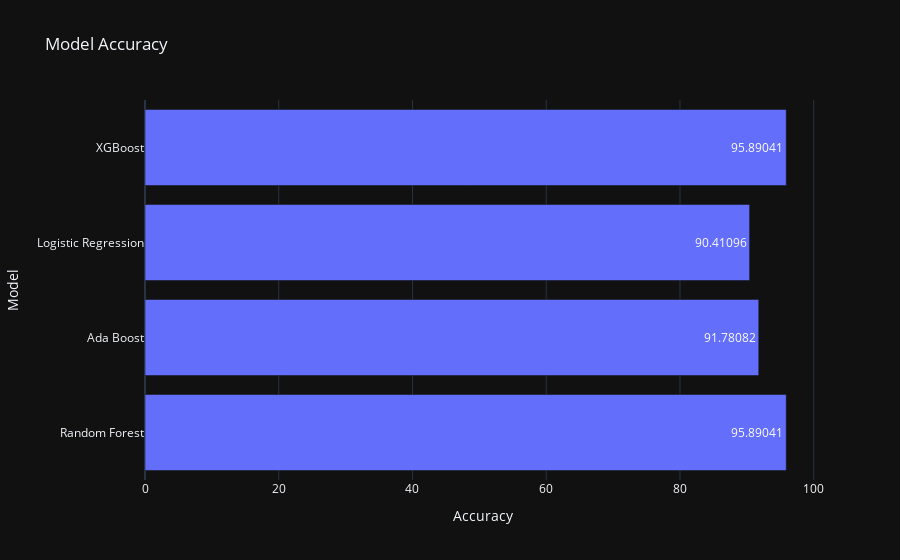

Notebook source saved alongside this figure:
### Code cell
px.bar(acc_df , x= 'Accuracy', y='Model', text_auto = True,  title = 'Model Accuracy', orientation='h', template='plotly_dark')

### Figure 1 — Plotly figure (JSON) as saved in the notebook; plotly's stock layout.template omitted (floating-point values rounded to 4 significant figures)
{"data": [{"alignmentgroup": "True", "hovertemplate": "Accuracy=%{x}<br>Model=%{y}<extra></extra>", "legendgroup": "", "marker": {"color": "#636efa", "pattern": {"shape": ""}}, "name": "", "offsetgroup": "", "orientation": "h", "showlegend": false, "textposition": "auto", "texttemplate": "%{x}", "type": "bar", "x": [95.89, 91.78, 90.41, 95.89], "xaxis": "x", "y": ["Random Forest", "Ada Boost", "Logistic Regression", "XGBoost"], "yaxis": "y"}], "layout": {"barmode": "relative", "legend": {"tracegroupgap": 0}, "title": {"text": "Model Accuracy"}, "xaxis": {"anchor": "y", "domain": [0, 1], "title": {"text": "Accuracy"}}, "yaxis": {"anchor": "x", "domain": [0, 1], "title": {"text": "Model"}}}}
